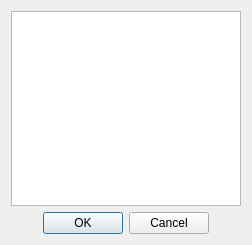
<?xml version="1.0" encoding="UTF-8"?>
<ui version="4.0">
 <class>Dialog</class>
 <widget class="QDialog" name="Dialog">
  <property name="geometry">
   <rect>
    <x>0</x>
    <y>0</y>
    <width>252</width>
    <height>245</height>
   </rect>
  </property>
  <property name="windowTitle">
   <string>Dialog</string>
  </property>
  <layout class="QVBoxLayout" name="verticalLayout">
   <item>
    <widget class="QTextEdit" name="textEdit">
     <property name="font">
      <font>
       <family>Courier New</family>
       <pointsize>12</pointsize>
      </font>
     </property>
    </widget>
   </item>
   <item alignment="Qt::AlignHCenter">
    <widget class="QDialogButtonBox" name="buttonBox">
     <property name="orientation">
      <enum>Qt::Horizontal</enum>
     </property>
     <property name="standardButtons">
      <set>QDialogButtonBox::Cancel|QDialogButtonBox::Ok</set>
     </property>
    </widget>
   </item>
  </layout>
 </widget>
 <resources/>
 <connections>
  <connection>
   <sender>buttonBox</sender>
   <signal>accepted()</signal>
   <receiver>Dialog</receiver>
   <slot>accept()</slot>
   <hints>
    <hint type="sourcelabel">
     <x>248</x>
     <y>254</y>
    </hint>
    <hint type="destinationlabel">
     <x>157</x>
     <y>274</y>
    </hint>
   </hints>
  </connection>
  <connection>
   <sender>buttonBox</sender>
   <signal>rejected()</signal>
   <receiver>Dialog</receiver>
   <slot>reject()</slot>
   <hints>
    <hint type="sourcelabel">
     <x>316</x>
     <y>260</y>
    </hint>
    <hint type="destinationlabel">
     <x>286</x>
     <y>274</y>
    </hint>
   </hints>
  </connection>
 </connections>
</ui>
